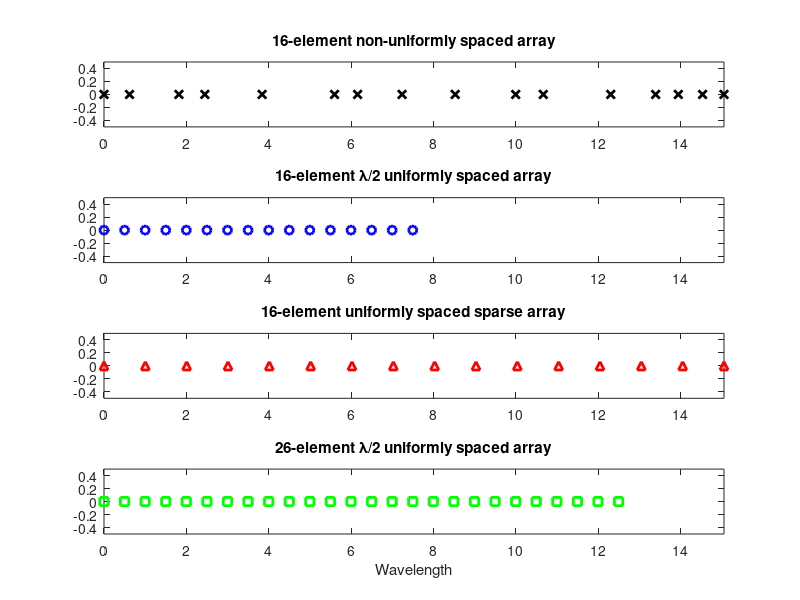
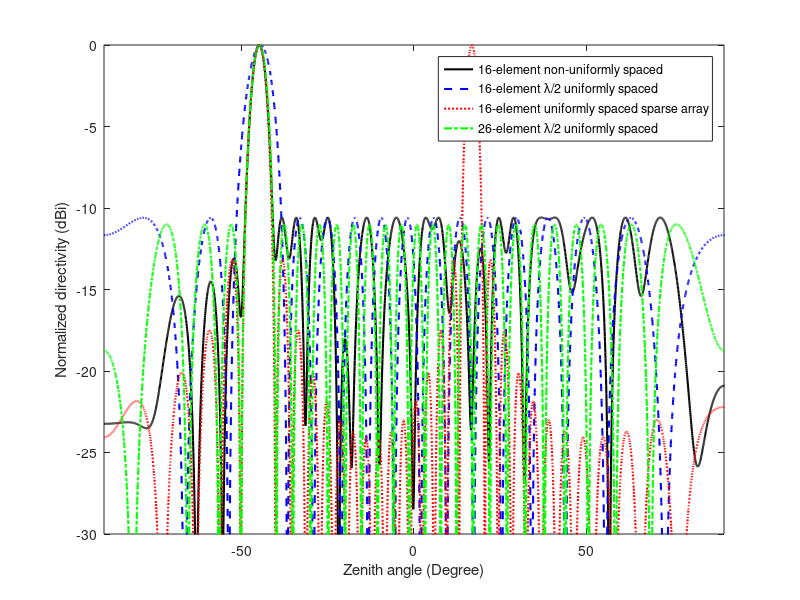

Here is the MATLAB script that generated these plots, in order:
%%
%  Comparison between non-uniformly spaced array and uniformly spaced array 
%
%  Version 1
%  Zhengyu Peng
%%
clear;

wavelength=1;
k=2*pi/wavelength;   % wave number
angleStep=0.05;
theta=0:angleStep:360;
elementNumber=16;
spacingMIN=0.5; % minimum space between two elements
spacingMAX=3.5;   % maximum space between two elements
mainbeam=8;     % width of the main lobe
thetaM=45;      % location of the main lobe

d1=[0,0.62,1.82,2.45,3.84,5.60,6.16,7.24,8.53,10.00,10.67,12.31,13.40,13.95,14.54,15.06];
w1=[0.0272277405745814 + 0.00663695612498175i;-0.0504557136311823 - 0.0156414493981255i;0.0149022080891888 - 0.0522958024026383i;0.0270725639308060 + 0.0224793289749045i;-0.0104255072112984 + 0.0647860805420306i;0.0598193468305703 - 0.00157981780230648i;-0.0278250156730021 - 0.0498385235669240i;0.0649276487388589 - 0.0399431693571197i;0.0625248046134052 - 0.00837412390141947i;0.0668878280458956 - 0.0508399287930906i;-0.0798488127285431 + 0.0272356716234928i;-0.0154715717248110 + 0.0860980599638680i;-0.0871498078302756 + 0.00810697834308643i;0.0519608795439634 + 0.0402132634019467i;0.00983611006347517 - 0.0678379408618253i;-0.0687845963435427 + 0.0348004136503320i];
d2=[0,0.5*ones(1,elementNumber-1)];
for nn=2:length(d2)
    d2(nn)=d2(nn-1)+d2(nn);
end
w2=[0.165712409493334 - 0.0178163364135969i;-0.0266096956617990 - 0.0289409777334237i;-0.00816727046224783 + 0.0422452592985454i;0.0417793041704281 - 0.0199452988116389i;-0.0432868036423907 - 0.0230352310882208i;0.00750970165338273 + 0.0506046789299732i;0.0372642051373296 - 0.0371386954897812i;-0.0527447222520634 - 0.00801159573263894i;0.0249023151671527 + 0.0471812048484143i;0.0228276244561927 - 0.0474004562096621i;-0.0502615010111028 + 0.00953995097684088i;0.0359827177899967 + 0.0333108580091977i;0.00510543810191810 - 0.0460136903914195i;-0.0372138895691395 + 0.0215984412201642i;0.0360790306489060 + 0.0156192074963889i;-0.0376388293399754 - 0.162361765909359i];
d3=[0,d1(elementNumber)/(elementNumber-1)*ones(1,elementNumber-1)];
for nn=2:length(d3)
    d3(nn)=d3(nn-1)+d3(nn);
end
w3=exp(1i*k*d3*sind(-thetaM)).';

d4=[0,0.5*ones(1,26-1)];
for nn=2:length(d4)
    d4(nn)=d4(nn-1)+d4(nn);
end
w4=[0.151762138140478 - 0.0102832612349678i;-0.0148958031630125 - 0.0172358745075817i;-0.00512570908792318 + 0.0237363670087733i;0.0233375004828243 - 0.0107751751748616i;-0.0238137186663838 - 0.0127944992034719i;0.00428503645225367 + 0.0279267418659784i;0.0205014091227646 - 0.0210035366464110i;-0.0300694264463313 - 0.00387332943146368i;0.0153922908579175 + 0.0270630607817905i;0.0126321128110758 - 0.0291921038237749i;-0.0314120648601946 + 0.00757882283295584i;0.0252090020191759 + 0.0207567876802740i;0.00142889348747491 - 0.0327916992328431i;-0.0270580598489617 + 0.0185795229321596i;0.0309579586761419 + 0.0103895530323716i;-0.0102082265061976 - 0.0306585793198716i;-0.0180712108839995 + 0.0261759534099189i;0.0311078847753170 - 0.00127725546942699i;-0.0192111629602375 - 0.0234543024925927i;-0.00695761482616326 + 0.0285139952234768i;0.0259577390330907 - 0.0111561746553496i;-0.0234651355058812 - 0.0134231077726961i;0.00322045184215660 + 0.0255023924126257i;0.0174191236356797 - 0.0169192832056161i;-0.0225092324922808 - 0.00350639052627144i;0.0716553554322047 + 0.134175266247107i];

figure(1);
subplot(4,1,1),plot(d1,zeros(1,length(d1)),'kx','LineWidth',2);
title('16-element non-uniformly spaced array');
axis([0,d1(length(d1)),-0.5,0.5]);
subplot(4,1,2),plot(d2,zeros(1,length(d2)),'bo','LineWidth',2);
title('16-element \lambda/2 uniformly spaced array');
axis([0,d1(length(d1)),-0.5,0.5]);
subplot(4,1,3),plot(d3,zeros(1,length(d3)),'r^','LineWidth',2);
title('16-element uniformly spaced sparse array');
axis([0,d1(length(d1)),-0.5,0.5]);
subplot(4,1,4),plot(d4,zeros(1,length(d4)),'gs','LineWidth',2);
title('26-element \lambda/2 uniformly spaced array');
axis([0,d1(length(d1)),-0.5,0.5]);
xlabel('Wavelength');

%% Array factor
A1=zeros(length(theta),elementNumber);
for nn=1:length(d1)
    A1(:,nn)=exp(1i*k*d1(nn)*cosd(theta));
end

A2=zeros(length(theta),elementNumber);
for nn=1:length(d2)
    A2(:,nn)=exp(1i*k*d2(nn)*cosd(theta));
end

A3=zeros(length(theta),elementNumber);
for nn=1:length(d3)
    A3(:,nn)=exp(1i*k*d3(nn)*cosd(theta));
end

A4=zeros(length(theta),24);
for nn=1:length(d4)
    A4(:,nn)=exp(1i*k*d4(nn)*cosd(theta));
end

%% Plot result
%w=ones(1,elementNumber)';
theta1=-90:angleStep:360-90;
figure(2);
plot(theta1,20*log10(abs(A1*w1))-max(20*log10(abs(A1*w1))),'k-','LineWidth',1.5);
hold on;
plot(theta1,20*log10(abs(A2*w2))-max(20*log10(abs(A2*w2))),'b--','LineWidth',1.5);
plot(theta1,20*log10(abs(A3*w3))-max(20*log10(abs(A3*w3))),'r:','LineWidth',1.5);
plot(theta1,20*log10(abs(A4*w4))-max(20*log10(abs(A4*w4))),'g-.','LineWidth',1.5);
hold off;
axis([-90,90,-30,0]);
xlabel('Zenith angle (Degree)');
ylabel('Normalized directivity (dBi)');
legend('16-element non-uniformly spaced','16-element \lambda/2 uniformly spaced','16-element uniformly spaced sparse array','26-element \lambda/2 uniformly spaced');
